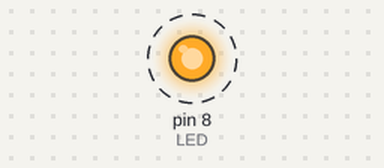
Simulated run of this sketch. Board: Arduino Uno, built with avr-gcc and run on an emulated ATmega328P. Shown: output pins drawn as LEDs (lit = HIGH). Dashed ring = blinking.

Above: at 0.4 s.
Timing chart, 0 to 4.1 s (numbered marks = the images above):
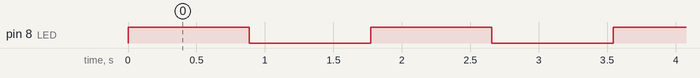

The sketch:

1-blink.ino
```cpp
#define LED 8
// the setup function runs once when you press reset or power the board
void setup() {
  pinMode(LED, OUTPUT);
  const int delay = 500;
}

// the loop function runs over and over again forever
void loop() {
  digitalWrite(LED, HIGH);  // turn the LED on (HIGH is the voltage level)
  delay(delay);             // wait for a second
  digitalWrite(LED, LOW);   // turn the LED off by making the voltage LOW
  delay(delay);             // wait for a second
}
```

Measured:
- by itself, pin 8 (LED): alternates HIGH for 0.89 s and LOW for 0.89 s
